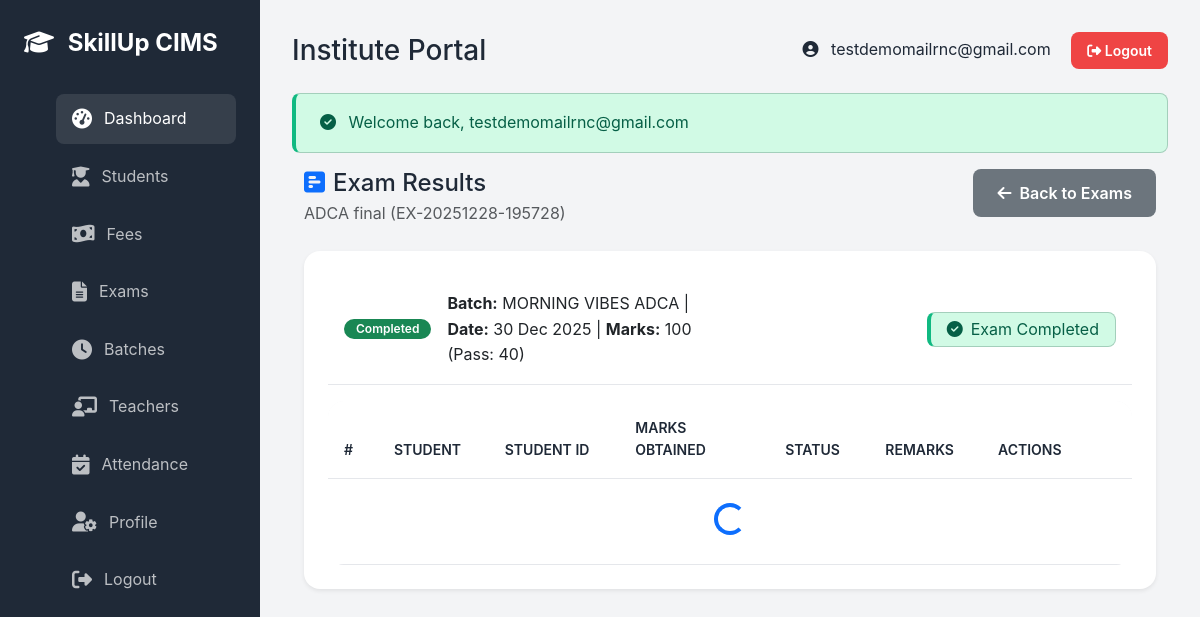
/public/institute/exam/results?id=2 (signed in), run on the app's committed database.
### tables this page shows
CREATE TABLE `institutes` (
  `id` int(10) UNSIGNED NOT NULL,
  `franchise_id` int(10) UNSIGNED NOT NULL,
  `institute_code` varchar(20) NOT NULL,
  `institute_name` varchar(200) NOT NULL,
  `address` text NOT NULL,
  `city` varchar(100) DEFAULT NULL,
  `state` varchar(100) DEFAULT NULL,
  `pincode` varchar(10) DEFAULT NULL,
  `contact_person` varchar(100) NOT NULL,
  `phone` varchar(20) NOT NULL,
  `email` varchar(100) NOT NULL,
  `logo` varchar(255) DEFAULT NULL,
  `status` enum('active','inactive') DEFAULT 'active',
  `user_id` int(10) UNSIGNED DEFAULT NULL COMMENT 'Institute admin user ID',
  `created_at` timestamp NOT NULL DEFAULT current_timestamp(),
  `updated_at` timestamp NOT NULL DEFAULT current_timestamp() ON UPDATE current_timestamp()
);

CREATE TABLE `exams` (
  `id` int(10) UNSIGNED NOT NULL,
  `exam_name` varchar(200) NOT NULL,
  `exam_code` varchar(50) DEFAULT NULL,
  `course_id` int(10) UNSIGNED NOT NULL,
  `batch_id` int(10) UNSIGNED DEFAULT NULL,
  `exam_date` date NOT NULL,
  `exam_time` time DEFAULT NULL,
  `duration` int(11) DEFAULT NULL COMMENT 'Duration in minutes',
  `total_marks` int(11) NOT NULL,
  `pass_marks` int(11) NOT NULL,
  `instructions` text DEFAULT NULL,
  `status` enum('scheduled','ongoing','completed','cancelled') DEFAULT 'scheduled',
  `created_by` int(10) UNSIGNED DEFAULT NULL,
  `created_at` timestamp NOT NULL DEFAULT current_timestamp(),
  `updated_at` timestamp NOT NULL DEFAULT current_timestamp() ON UPDATE current_timestamp()
);

CREATE TABLE `batches` (
  `id` int(10) UNSIGNED NOT NULL,
  `batch_name` varchar(100) NOT NULL,
  `course_id` int(10) UNSIGNED NOT NULL,
  `institute_id` int(10) UNSIGNED NOT NULL,
  `teacher_id` int(10) UNSIGNED DEFAULT NULL COMMENT 'Teacher user ID',
  `start_date` date NOT NULL,
  `end_date` date DEFAULT NULL,
  `timing` varchar(50) DEFAULT NULL COMMENT 'e.g., 9:00 AM - 11:00 AM',
  `max_students` int(11) DEFAULT 30,
  `status` enum('active','inactive','completed') DEFAULT 'active',
  `created_at` timestamp NOT NULL DEFAULT current_timestamp(),
  `updated_at` timestamp NOT NULL DEFAULT current_timestamp() ON UPDATE current_timestamp()
);

### app/Controllers/InstituteController.php (called while the page is built, shortened)
<?php
class InstituteController extends Controller
{
    public function examResults()
    {
        $userId = Session::userId();
        $db = Database::getInstance();
        $institute = $db->fetchOne("SELECT * FROM institutes WHERE user_id = :user_id", ['user_id' => $userId]);
        $examId = $_GET['id'] ?? null;
        $exam = $db->fetchOne("
            SELECT e.*, c.course_name, b.batch_name
            FROM exams e
            JOIN courses c ON e.course_id = c.id
            LEFT JOIN batches b ON e.batch_id = b.id
            WHERE e.id = :id
        ", ['id' => $examId]);
        $this->view('institute/exam_results', [
            'institute' => $institute,
            'exam' => $exam
        ], 'layouts/institute');
    }
}

### public/index.php (called while the page is built, shortened)
<?php
spl_autoload_register(function ($class) {
    $paths = [
        __DIR__ . '/../core/' . $class . '.php',
        __DIR__ . '/../app/Controllers/' . $class . '.php',
        __DIR__ . '/../app/Models/' . $class . '.php',
        __DIR__ . '/../app/Middleware/' . $class . '.php',
    ];
    foreach ($paths as $path) {
        if (file_exists($path)) {
            return;
        }
    }
});
require __DIR__ . '/../app/Helpers/helpers.php';
$router = new Router();
$router->dispatch();

### config/database.php (called while the page is built)
<?php
return [
    'host' => getenv('DB_HOST') ?: 'localhost',
    'database' => getenv('DB_NAME') ?: 'skillup_cims',
    'username' => getenv('DB_USER') ?: 'root',
    'password' => getenv('DB_PASS') ?: '',
    'charset' => 'utf8mb4',
    'collation' => 'utf8mb4_unicode_ci',
];

### core/Database.php (called while the page is built, shortened)
<?php
class Database
{
    private static $instance = null;
    private $connection;
    private function __construct()
    {
        try {
            $config = require __DIR__ . '/../config/database.php';
            $dsn = "mysql:host={$config['host']};dbname={$config['database']};charset={$config['charset']}";
            $options = [
                PDO::ATTR_ERRMODE => PDO::ERRMODE_EXCEPTION,
                PDO::ATTR_DEFAULT_FETCH_MODE => PDO::FETCH_ASSOC,
                PDO::ATTR_EMULATE_PREPARES => false,
            ];
            $this->connection = new PDO($dsn, $config['username'], $config['password'], $options);
        } catch (PDOException $e) {
            die("Database Connection Failed: " . $e->getMessage());
        }
    }
    public static function getInstance()
    {
        if (self::$instance === null) {
            self::$instance = new self();
        }
        return self::$instance;
    }
    public function query($sql, $params = [])
    {
        try {
            $stmt = $this->connection->prepare($sql);
            $stmt->execute($params);
            return $stmt;
        } catch (PDOException $e) {
            error_log("Query Error: " . $e->getMessage());
            throw $e;
        }
    }
    public function fetchOne($sql, $params = [])
    {
        $stmt = $this->query($sql, $params);
        return $stmt->fetch();
    }
}

### app/Helpers/helpers.php (called while the page is built, shortened)
<?php
function url($path = '')
{
    $appUrl = 'http://localhost/skillup/public';
    $appUrl = rtrim($appUrl, '/');
    $path = ltrim($path, '/');
    if (str_contains($path, 'public/') && str_ends_with($appUrl, 'public')) {
        $path = str_replace('public/', '', $path);
    }
    return $appUrl . '/' . $path;
}
function getFlash($type)
{
    return Session::flash($type);
}
function e($string)
{
    return htmlspecialchars($string ?? '', ENT_QUOTES, 'UTF-8');
}

### core/Session.php (called while the page is built, shortened)
<?php
class Session
{
    public static function get($key, $default = null)
    {
        return $_SESSION[$key] ?? $default;
    }
    public static function has($key)
    {
        return isset($_SESSION[$key]);
    }
    public static function flash($key, $value = null)
    {
        if ($value === null) {
            $flash = self::get('flash_' . $key);
            return $flash;
        }
    }
    public static function isAuthenticated()
    {
        return self::has('user_id') && self::has('user_role');
    }
    public static function userRole()
    {
        return self::get('user_role');
    }
    public static function userData($key = null)
    {
        $data = self::get('user_data', []);
        return $key ? ($data[$key] ?? null) : $data;
    }
}

### views/institute/exam_results.php (the view, shortened to what this page needs)
<div class="container-fluid">
    <div class="row mb-4">
        <div class="col-md-6">
            <h4 class="mb-0">
                <i class="fas fa-poll-h text-primary me-2"></i>Exam Results
            </h4>
            <div class="text-muted mt-1">
                <?= e($exam['exam_name']) ?> (<?= e($exam['exam_code']) ?>)
            </div>
        </div>
        <div class="col-md-6 text-end">
            <a href="<?= url('institute/exams') ?>" class="btn btn-secondary">
                <i class="fas fa-arrow-left me-2"></i>Back to Exams
            </a>
        </div>
    </div>
    <div class="card border-0 shadow-sm">
        <div class="card-header bg-white py-3">
            <div class="row align-items-center">
                <div class="col-md-6">
                    <div class="d-flex align-items-center gap-3">
                        <span class="badge bg-<?= $exam['status'] === 'completed' ? 'success' : 'info' ?>">
                            <?= ucfirst($exam['status']) ?>
                        </span>
                        <div>
                            <strong>Batch:</strong> <?= e($exam['batch_name'] ?? 'All') ?> |
                            <strong>Date:</strong> <?= date('d M Y', strtotime($exam['exam_date'])) ?> |
                            <strong>Marks:</strong> <?= $exam['total_marks'] ?> (Pass: <?= $exam['pass_marks'] ?>)
                        </div>
                    </div>
                </div>
                <div class="col-md-6 text-end">
                    <?php if ($exam['status'] !== 'completed'): ?>
                        <button class="btn btn-success" id="btnSaveResults">
                            <i class="fas fa-save me-2"></i>Save Results
                        </button>
                        <button class="btn btn-primary ms-2" id="btnMarkCompleted">
                            <i class="fas fa-check-circle me-2"></i>Finalize & Complete
                        </button>
                    <?php else: ?>
                        <div class="alert alert-success d-inline-block mb-0 py-1 px-3">
                            <i class="fas fa-check-circle me-2"></i>Exam Completed
                        </div>
                    <?php endif; ?>
                </div>
            </div>
        </div>
        <div class="card-body p-0">
            <form id="resultsForm">
                <div class="table-responsive">
                    <table class="table table-hover align-middle mb-0">
                        <thead class="bg-light">
                            <tr>
                                <th style="width: 50px;">#</th>
                                <th>Student</th>
                                <th>Student ID</th>
                                <th style="width: 150px;">Marks Obtained</th>
                                <th style="width: 100px;">Status</th>
                                <th>Remarks</th>
                                <th style="width: 150px;">Actions</th>
                            </tr>
                        </thead>
                        <tbody id="studentsList">
                            <tr>
                                <td colspan="7" class="text-center py-4">
                                    <div class="spinner-border text-primary"></div>
                                </td>
                            </tr>
                        </tbody>
                    </table>
                </div>
            </form>
        </div>
    </div>
</div>

### core/Router.php (shortened to what this page needs)
<?php
class Router
{
    private $routes = [];
    private function addRoute($method, $uri, $controller, $action, $middleware = [])
    {
        if (strpos($controller, '@') !== false && $action === null) {
            list($controller, $action) = explode('@', $controller);
        }
        $this->routes[] = [
            'method' => $method,
            'uri' => $uri,
            'controller' => $controller,
            'action' => $action,
            'middleware' => $middleware
        ];
    }
    public function dispatch()
    {
        $requestUri = $this->getRequestUri();
        $requestMethod = $_SERVER['REQUEST_METHOD'];
        foreach ($this->routes as $route) {
            if ($route['method'] === $requestMethod && $this->matchRoute($route['uri'], $requestUri, $params)) {
                $controllerClass = $route['controller'];
                $action = $route['action'];
                if (class_exists($controllerClass)) {
                    $controller = new $controllerClass();
                    if (method_exists($controller, $action)) {
                        call_user_func_array([$controller, $action], $params);
                        return;
                    }
                }
                return;
            }
        }
    }
    private function matchRoute($routeUri, $requestUri, &$params = [])
    {
        $pattern = preg_replace('/\{(\w+)\}/', '([^/]+)', $routeUri);
        $pattern = '#^' . $pattern . '$#';
        if (preg_match($pattern, $requestUri, $matches)) {
            return true;
        }
        return false;
    }
    private function getRequestUri()
    {
        $uri = parse_url($_SERVER['REQUEST_URI'], PHP_URL_PATH);
        $scriptName = dirname($_SERVER['SCRIPT_NAME']);
        if ($scriptName !== '/' && strpos($uri, $scriptName) === 0) {
            $uri = substr($uri, strlen($scriptName));
        }
        return rtrim($uri, '/') ?: '/';
    }
}

### views/layouts/institute.php (shortened to what this page needs)
<!DOCTYPE html>
<html lang="en">
<head>
    <link href="https://cdn.jsdelivr.net/npm/bootstrap@5.3.0/dist/css/bootstrap.min.css" rel="stylesheet">
    <link rel="stylesheet" href="https://cdnjs.cloudflare.com/ajax/libs/font-awesome/6.4.0/css/all.min.css">
    <link rel="stylesheet" href="https://cdn.datatables.net/1.13.6/css/dataTables.bootstrap5.min.css">
    <link rel="stylesheet" href="<?= url('public/assets/css/custom.css') ?>">
</head>
<body>
    <div class="dashboard-container">
        <aside class="sidebar">
            <div class="sidebar-logo">
                <i class="fas fa-graduation-cap me-2"></i>
                SkillUp CIMS
            </div>
            <ul class="sidebar-menu">
                <li>
                    <a href="<?= url('institute/dashboard') ?>" class="active">
                        <i class="fas fa-tachometer-alt"></i> Dashboard
                    </a>
                </li>
                <li>
                    <a href="<?= url('institute/students') ?>">
                        <i class="fas fa-user-graduate"></i> Students
                    </a>
                </li>
                <li>
                    <a href="<?= url('institute/fees') ?>">
                        <i class="fas fa-money-bill-wave"></i> Fees
                    </a>
                </li>
                <li>
                    <a href="<?= url('institute/exams') ?>">
                        <i class="fas fa-file-alt"></i> Exams
                    </a>
                </li>
                <li>
                    <a href="<?= url('institute/batches') ?>">
                        <i class="fas fa-clock"></i> Batches
                    </a>
                </li>
                <li>
                    <a href="<?= url('institute/teachers') ?>">
                        <i class="fas fa-chalkboard-teacher"></i> Teachers
                    </a>
                </li>
                <li>
                    <a href="<?= url('institute/attendance') ?>">
                        <i class="fas fa-calendar-check"></i> Attendance
                    </a>
                </li>
                <li>
                    <a href="<?= url('institute/profile') ?>">
                        <i class="fas fa-user-cog"></i> Profile
                    </a>
                </li>
                <li>
                    <a href="<?= url('logout') ?>">
                        <i class="fas fa-sign-out-alt"></i> Logout
                    </a>
                </li>
            </ul>
        </aside>
        <main class="main-content">
            <div class="d-flex justify-content-between align-items-center mb-4">
                <h1 class="h3 mb-0">Institute Portal</h1>
                <div>
                    <span class="me-3">
                        <i class="fas fa-user-circle me-2"></i>
                        <?= e(Session::userData('username')) ?>
                    </span>
                    <a href="<?= url('logout') ?>" class="btn btn-sm btn-danger">
                        <i class="fas fa-sign-out-alt"></i> Logout
                    </a>
                </div>
            </div>
            <?php if ($success = getFlash('success')): ?>
                <div class="alert alert-success">
                    <i class="fas fa-check-circle me-2"></i>
                    <?= e($success) ?>
                </div>
            <?php endif; ?>
            <?= $content ?>
        </main>
    </div>
</body>
</html>

### data on the page
institutes: email "testdemomailrnc@gmail.com"
exams: exam_name "ADCA final", exam_code "EX-20251228-195728", status "Completed", batch.batch_name "MORNING VIBES ADCA", exam_date "30 Dec 2025", total_marks "100", pass_marks "40"
